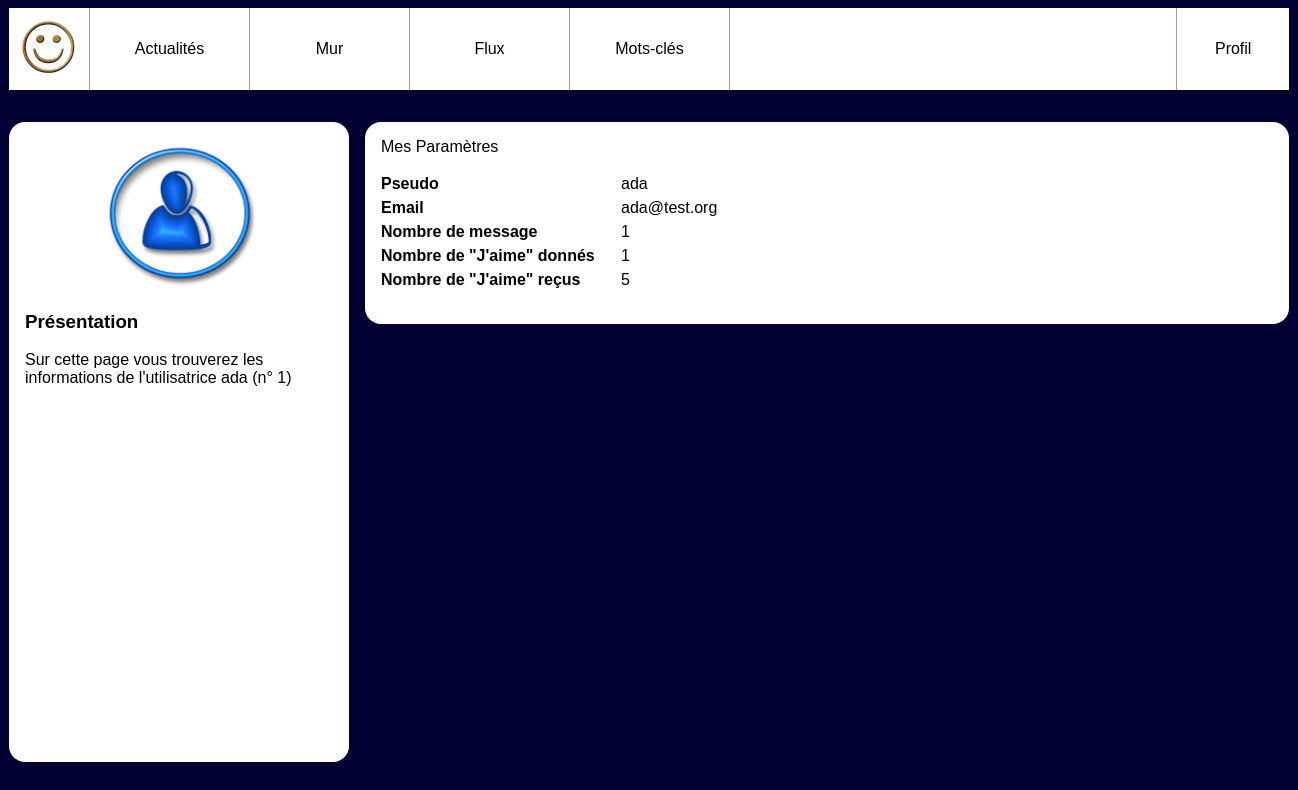
/settings.php?user_id=1, run on the app's committed database.
### tables this page shows
CREATE TABLE `users` (
  `id` int(10) UNSIGNED NOT NULL,
  `email` varchar(255) NOT NULL,
  `password` varchar(255) NOT NULL,
  `alias` varchar(255) NOT NULL
);

### settings.php (the view, shortened to what this page needs)
<!doctype html>
<html lang="fr">
<head>
    <link rel="stylesheet" href="style.css" />
</head>
<body>
    <header>
        <img src="resoc.jpg" alt="Logo de notre réseau social" />
        <nav id="menu">
            <a href="news.php">Actualités</a>
            <a href="wall.php?user_id=5">Mur</a>
            <a href="feed.php?user_id=5">Flux</a>
            <a href="tags.php?tag_id=1">Mots-clés</a>
        </nav>
        <nav id="user">
            <a href="#">Profil</a>
        </nav>
    </header>
    <div id="wrapper" class='profile'>
        <?php
        $mysqli = importBdd();
        $userId = intval($_GET['user_id']);
        $laQuestionEnSql = "SELECT
                    users.alias AS userAlias
                    FROM users WHERE id= '$userId' ";
        $lesInformations = $mysqli->query($laQuestionEnSql);
        $user = $lesInformations->fetch_assoc();
        ?>
        <aside>
            <img src="user.jpg" alt="Portrait de l'utilisatrice" />
            <section>
                <h3>Présentation</h3>
                <p>Sur cette page vous trouverez les informations de l'utilisatrice <a href="wall.php?user_id=<?php echo $userId ?>"><?php echo $user['userAlias'] ?></a>
                    (n° <?php echo intval($_GET['user_id']) ?>)</p>
            </section>
        </aside>
        <main>
            <?php
            $userId = intval($_GET['user_id']);
            $laQuestionEnSql = "
                    SELECT users.*,
                    users.alias AS userAlias,
                    users.id AS userId,
                    users.email AS userEmail,
                    users.password AS userPass,
                    count(DISTINCT posts.id) as totalpost,
                    count(DISTINCT given.post_id) as totalgiven,
                    count(DISTINCT recieved.user_id) as totalrecieved
                    FROM users
                    LEFT JOIN posts ON posts.user_id=users.id
                    LEFT JOIN likes as given ON given.user_id=users.id
                    LEFT JOIN likes as recieved ON recieved.post_id=posts.id
                    WHERE users.id = '$userId'
                    GROUP BY users.id
                    LIMIT 100
                    ";
            $lesInformations = $mysqli->query($laQuestionEnSql);
            while ($user = $lesInformations->fetch_assoc()) {
            ?>
                <article class='parameters'>
                    <h3>Mes Paramètres</h3>
                    <dl>
                        <dt>Pseudo</dt>
                        <dd><a href="wall.php?user_id=<?php echo $userId ?>"><?php echo $user['userAlias'] ?></a></dd>
                        <dt>Email</dt>
                        <dd><?php echo $user['userEmail'] ?></dd>
                        <dt>Nombre de message</dt>
                        <dd><?php echo $user['totalpost'] ?></dd>
                        <dt>Nombre de "J'aime" donnés </dt>
                        <dd><?php echo $user['totalgiven'] ?></dd>
                        <dt>Nombre de "J'aime" reçus</dt>
                        <dd><?php echo $user['totalrecieved'] ?></dd>
                    </dl>
                </article>
            <?php } ?>
        </main>
    </div>
</body>
</html>

### style.css (style rules this page uses)
body { background-color: #003; font-family: Arial; }
a { text-decoration: none; color:black; }
body>header { background-color: #fff; display:flex; width:80em; margin:0 auto 2em auto; padding:0; }
body>header img { height:5em; }
body>header #menu { display:flex; width:50%; align-items: stretch; border-left: 1px solid #99b; }
body>header #menu a { flex:1; text-align: center; padding-top:2em; border-right: 1px solid #99b; }
body>header #user { margin-left: auto; flex:0.2; border-left: 1px solid #99b; }
body>header #user>a { display:block; text-align: center; padding:2em 0; width:100%; }
#wrapper { display:flex; width:80em; margin:0 auto 2em auto; }
#wrapper aside { background-color: #fff; flex:1; padding:1em; border-radius: 1em; }
#wrapper aside img { display: block; width:50%; margin:auto; }
#wrapper main { flex:3; padding-left:1em; height: 80vh; overflow-y: scroll; }
#wrapper main article { background-color: #fff; padding:1em; margin-bottom: 1em ; border-radius: 1em; }
#wrapper main article h3 { margin:0; padding:0; font-weight: normal; font-size:1em; }
.parameters dl dt { float:left;font-weight: bold;line-height: 1.5em; }
.parameters dl dd { margin-left:15em;line-height: 1.5em; }

### data on the page
users: alias "ada", email "ada@test.org", totalpost "1", totalgiven "1", totalrecieved "5"

### other printed values
$_GET['user_id'] "1"
